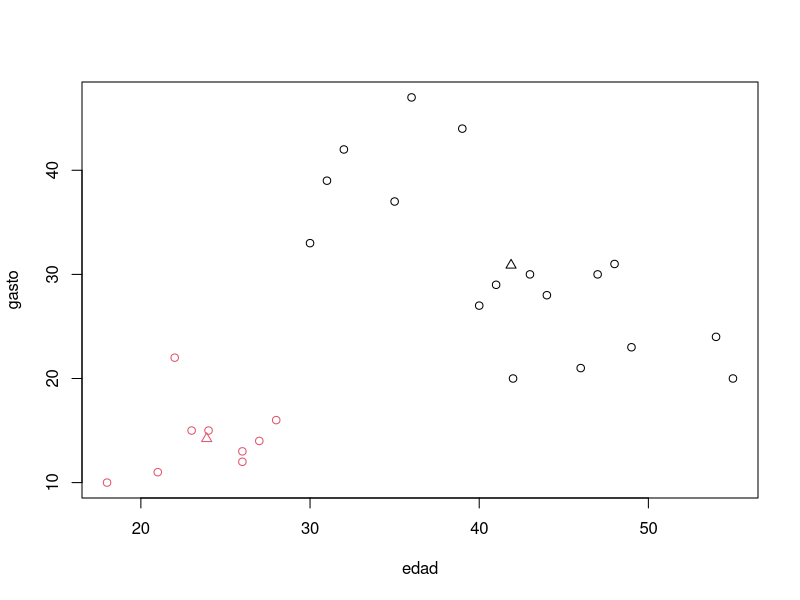

The R source for this figure:
#datos de clientes
clientes <- read.csv("clientes.csv", header = TRUE)

str(clientes)
summary(clientes)

#imprimimos datos
misGrupos <- kmeans(clientes[,-1],2)
print(summary(misGrupos))

#gradicamos los puntos coloreados por grupos
plot(clientes[,-1],col = misGrupos$cluster)

#graficampos los centroides
points(misGrupos$centers, col=1:3, pch= 2, csx= 2)

print(misGrupos$tot.withinss)



# Vector de ejemplo
v <- c(1, 2, 4,8,10,20,40,45,66,1000)

# Calculando cuantiles con probabilidades 0, 0.3333, 0.6666, 1
quantile(v, probs = seq(0, 1, 1/3))


